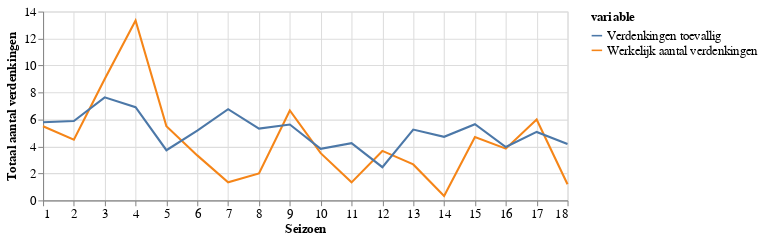

This figure's notebook cell:
### Markdown cell above
## En verliezers? 

Hetzelfde plaatje voor de verliezers. Zoals je hieronder ziet is de verliezer vaak een stuk minder verdacht dan de winnaar: de blauwe lijntjes liggen vaak boven de gele. Ook afgelopen seizoen was Olcay overduidelijk niet de mol.

Uitzondering die de regel bevestigt is seizoen 4, waarin Chandrika zeer verdacht was, maar het uiteindelijk Elise was die echt de mol was.

### Code cell
#hide_input
# calculate how often the winner would have been guessed correctly if just guessing
temp = result[['loser_actual_votes','loser_expected_votes']].groupby(result['season']).sum()
temp.rename({'loser_actual_votes':'Werkelijk aantal verdenkingen', 'loser_expected_votes': 'Verdenkingen toevallig'}, axis='columns', inplace=True)
show_progress(temp, [1, 18], 'Seizoen', 'Totaal aantal verdenkingen')

### Figure 1 — Vega-Lite specification as saved in the notebook (floating-point values rounded to 4 significant figures)
{"$schema": "https://vega.github.io/schema/vega-lite/v2.6.0.json", "config": {"axis": {"labelFontSize": 12, "titleFontSize": 12}, "legend": {"labelFontSize": 12, "titleFontSize": 12}, "view": {"height": 300, "width": 400}}, "data": {"name": "data-cddcd5ea5d6499c29687eeffb3df3679"}, "datasets": {"data-cddcd5ea5d6499c29687eeffb3df3679": [{"value": 5.5, "variable": "Werkelijk aantal verdenkingen", "x": 1}, {"value": 4.5, "variable": "Werkelijk aantal verdenkingen", "x": 2}, {"value": 9, "variable": "Werkelijk aantal verdenkingen", "x": 3}, {"value": 13.33, "variable": "Werkelijk aantal verdenkingen", "x": 4}, {"value": 5.5, "variable": "Werkelijk aantal verdenkingen", "x": 5}, {"value": 3.333, "variable": "Werkelijk aantal verdenkingen", "x": 6}, {"value": 1.333, "variable": "Werkelijk aantal verdenkingen", "x": 7}, {"value": 2.0, "variable": "Werkelijk aantal verdenkingen", "x": 8}, {"value": 6.667, "variable": "Werkelijk aantal verdenkingen", "x": 9}, {"value": 3.5, "variable": "Werkelijk aantal verdenkingen", "x": 10}, {"value": 1.333, "variable": "Werkelijk aantal verdenkingen", "x": 11}, {"value": 3.667, "variable": "Werkelijk aantal verdenkingen", "x": 12}, {"value": 2.667, "variable": "Werkelijk aantal verdenkingen", "x": 13}, {"value": 0.3333, "variable": "Werkelijk aantal verdenkingen", "x": 14}, {"value": 4.7, "variable": "Werkelijk aantal verdenkingen", "x": 15}, {"value": 3.833, "variable": "Werkelijk aantal verdenkingen", "x": 16}, {"value": 6, "variable": "Werkelijk aantal verdenkingen", "x": 17}, {"value": 1.2, "variable": "Werkelijk aantal verdenkingen", "x": 18}, {"value": 5.792, "variable": "Verdenkingen toevallig", "x": 1}, {"value": 5.882, "variable": "Verdenkingen toevallig", "x": 2}, {"value": 7.64, "variable": "Verdenkingen toevallig", "x": 3}, {"value": 6.905, "variable": "Verdenkingen toevallig", "x": 4}, {"value": 3.718, "variable": "Verdenkingen toevallig", "x": 5}, {"value": 5.177, "variable": "Verdenkingen toevallig", "x": 6}, {"value": 6.76, "variable": "Verdenkingen toevallig", "x": 7}, {"value": 5.317, "variable": "Verdenkingen toevallig", "x": 8}, {"value": 5.621, "variable": "Verdenkingen toevallig", "x": 9}, {"value": 3.824, "variable": "Verdenkingen toevallig", "x": 10}, {"value": 4.242, "variable": "Verdenkingen toevallig", "x": 11}, {"value": 2.459, "variable": "Verdenkingen toevallig", "x": 12}, {"value": 5.246, "variable": "Verdenkingen toevallig", "x": 13}, {"value": 4.711, "variable": "Verdenkingen toevallig", "x": 14}, {"value": 5.648, "variable": "Verdenkingen toevallig", "x": 15}, {"value": 3.958, "variable": "Verdenkingen toevallig", "x": 16}, {"value": 5.074, "variable": "Verdenkingen toevallig", "x": 17}, {"value": 4.177, "variable": "Verdenkingen toevallig", "x": 18}]}, "encoding": {"color": {"field": "variable", "type": "nominal"}, "x": {"axis": {"domain": true}, "field": "x", "scale": {"domain": [1, 18]}, "title": "Seizoen", "type": "quantitative"}, "y": {"field": "value", "title": "Totaal aantal verdenkingen", "type": "quantitative"}}, "height": 180, "mark": "line", "width": 500}
